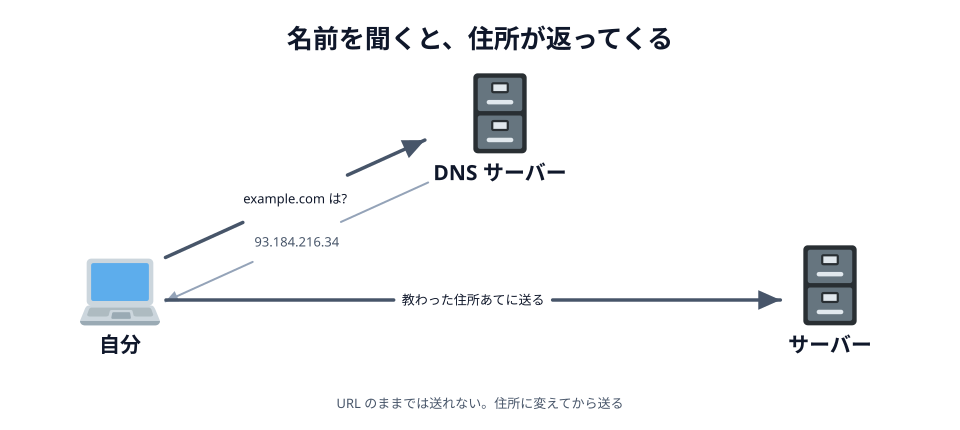

Write Python code to recreate this figure.
# 03-dns.svg
# スキーマ: CYCLE（聞いて、返ってくる）+ SOURCE-PATH-GOAL（教わった住所へ送る）

import sys

sys.path.insert(0, "/Users/seekseep/.claude/skills/genfig")
from genfig import Canvas

c = Canvas(960, 430)
c.text(480, 48, "名前を聞くと、住所が返ってくる", scale="xl")

dns = c.node(500, 128, "DNS サーバー", emoji_cp="1f5c4")
me = c.node(120, 300, "自分", emoji_cp="1f4bb")
server = c.node(830, 300, "サーバー", emoji_cp="1f5c4")

c.link(me, dns, label="example.com は?", label_scale="sm", offset=20)
c.link(dns, me, label="93.184.216.34", label_scale="sm", primary=False, offset=20)
c.link(me, server, label="教わった住所あてに送る", label_scale="sm")

c.text(480, 408, "URL のままでは送れない。住所に変えてから送る", scale="sm")

c.save("03-dns.svg")
